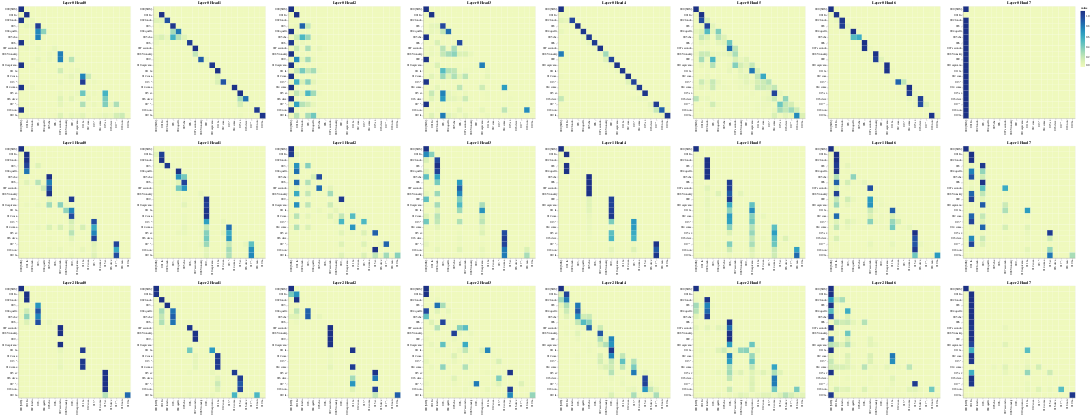

Write notebook code for a chart like this one.
### Code cell
# Encoder Self-Attention
get_all_attention_maps("decoder", layers, heads, decoder_input_tokens, decoder_input_tokens, min(20, sentence_len))

### Figure 1 — Vega-Lite specification as saved in the notebook (floating-point values rounded to 4 significant figures; data arrays with more than 128 entries replaced by an {"elided": "..."} marker saying what was removed)
{"config": {"view": {"continuousWidth": 300, "continuousHeight": 300}}, "vconcat": [{"hconcat": [{"data": {"name": "data-8b9eb28a1371acea680a143a288de6ce"}, "mark": {"type": "rect"}, "encoding": {"color": {"field": "value", "type": "quantitative"}, "tooltip": [{"field": "row", "type": "quantitative"}, {"field": "column", "type": "quantitative"}, {"field": "value", "type": "quantitative"}, {"field": "row_token", "type": "nominal"}, {"field": "col_token", "type": "nominal"}], "x": {"axis": {"title": ""}, "field": "col_token", "type": "nominal"}, "y": {"axis": {"title": ""}, "field": "row_token", "type": "nominal"}}, "height": 400, "name": "view_25", "title": "Layer 0 Head 0", "width": 400}, {"data": {"name": "data-b79a790d8bd96023bb0d88f14955ed53"}, "mark": {"type": "rect"}, "encoding": {"color": {"field": "value", "type": "quantitative"}, "tooltip": [{"field": "row", "type": "quantitative"}, {"field": "column", "type": "quantitative"}, {"field": "value", "type": "quantitative"}, {"field": "row_token", "type": "nominal"}, {"field": "col_token", "type": "nominal"}], "x": {"axis": {"title": ""}, "field": "col_token", "type": "nominal"}, "y": {"axis": {"title": ""}, "field": "row_token", "type": "nominal"}}, "height": 400, "name": "view_26", "title": "Layer 0 Head 1", "width": 400}, {"data": {"name": "data-504e9f10a90d4b0e206a319083d1b59c"}, "mark": {"type": "rect"}, "encoding": {"color": {"field": "value", "type": "quantitative"}, "tooltip": [{"field": "row", "type": "quantitative"}, {"field": "column", "type": "quantitative"}, {"field": "value", "type": "quantitative"}, {"field": "row_token", "type": "nominal"}, {"field": "col_token", "type": "nominal"}], "x": {"axis": {"title": ""}, "field": "col_token", "type": "nominal"}, "y": {"axis": {"title": ""}, "field": "row_token", "type": "nominal"}}, "height": 400, "name": "view_27", "title": "Layer 0 Head 2", "width": 400}, {"data": {"name": "data-4acb775b706ca4dd2840704293a01010"}, "mark": {"type": "rect"}, "encoding": {"color": {"field": "value", "type": "quantitative"}, "tooltip": [{"field": "row", "type": "quantitative"}, {"field": "column", "type": "quantitative"}, {"field": "value", "type": "quantitative"}, {"field": "row_token", "type": "nominal"}, {"field": "col_token", "type": "nominal"}], "x": {"axis": {"title": ""}, "field": "col_token", "type": "nominal"}, "y": {"axis": {"title": ""}, "field": "row_token", "type": "nominal"}}, "height": 400, "name": "view_28", "title": "Layer 0 Head 3", "width": 400}, {"data": {"name": "data-1ba48c96a486f4a57a1c5c15579bbc6f"}, "mark": {"type": "rect"}, "encoding": {"color": {"field": "value", "type": "quantitative"}, "tooltip": [{"field": "row", "type": "quantitative"}, {"field": "column", "type": "quantitative"}, {"field": "value", "type": "quantitative"}, {"field": "row_token", "type": "nominal"}, {"field": "col_token", "type": "nominal"}], "x": {"axis": {"title": ""}, "field": "col_token", "type": "nominal"}, "y": {"axis": {"title": ""}, "field": "row_token", "type": "nominal"}}, "height": 400, "name": "view_29", "title": "Layer 0 Head 4", "width": 400}, {"data": {"name": "data-e1ad92b75c329a8944054e5da66c3ef4"}, "mark": {"type": "rect"}, "encoding": {"color": {"field": "value", "type": "quantitative"}, "tooltip": [{"field": "row", "type": "quantitative"}, {"field": "column", "type": "quantitative"}, {"field": "value", "type": "quantitative"}, {"field": "row_token", "type": "nominal"}, {"field": "col_token", "type": "nominal"}], "x": {"axis": {"title": ""}, "field": "col_token", "type": "nominal"}, "y": {"axis": {"title": ""}, "field": "row_token", "type": "nominal"}}, "height": 400, "name": "view_30", "title": "Layer 0 Head 5", "width": 400}, {"data": {"name": "data-b6ebcad0d4179f76a26ff8a57605dcee"}, "mark": {"type": "rect"}, "encoding": {"color": {"field": "value", "type": "quantitative"}, "tooltip": [{"field": "row", "type": "quantitative"}, {"field": "column", "type": "quantitative"}, {"field": "value", "type": "quantitative"}, {"field": "row_token", "type": "nominal"}, {"field": "col_token", "type": "nominal"}], "x": {"axis": {"title": ""}, "field": "col_token", "type": "nominal"}, "y": {"axis": {"title": ""}, "field": "row_token", "type": "nominal"}}, "height": 400, "name": "view_31", "title": "Layer 0 Head 6", "width": 400}, {"data": {"name": "data-a709fe58b890e102b7492afcbc243dba"}, "mark": {"type": "rect"}, "encoding": {"color": {"field": "value", "type": "quantitative"}, "tooltip": [{"field": "row", "type": "quantitative"}, {"field": "column", "type": "quantitative"}, {"field": "value", "type": "quantitative"}, {"field": "row_token", "type": "nominal"}, {"field": "col_token", "type": "nominal"}], "x": {"axis": {"title": ""}, "field": "col_token", "type": "nominal"}, "y": {"axis": {"title": ""}, "field": "row_token", "type": "nominal"}}, "height": 400, "name": "view_32", "title": "Layer 0 Head 7", "width": 400}]}, {"hconcat": [{"data": {"name": "data-eca902eb15c9164304a461cec94add87"}, "mark": {"type": "rect"}, "encoding": {"color": {"field": "value", "type": "quantitative"}, "tooltip": [{"field": "row", "type": "quantitative"}, {"field": "column", "type": "quantitative"}, {"field": "value", "type": "quantitative"}, {"field": "row_token", "type": "nominal"}, {"field": "col_token", "type": "nominal"}], "x": {"axis": {"title": ""}, "field": "col_token", "type": "nominal"}, "y": {"axis": {"title": ""}, "field": "row_token", "type": "nominal"}}, "height": 400, "name": "view_33", "title": "Layer 1 Head 0", "width": 400}, {"data": {"name": "data-c47586b3b4a6c8d67db9db66d62089ec"}, "mark": {"type": "rect"}, "encoding": {"color": {"field": "value", "type": "quantitative"}, "tooltip": [{"field": "row", "type": "quantitative"}, {"field": "column", "type": "quantitative"}, {"field": "value", "type": "quantitative"}, {"field": "row_token", "type": "nominal"}, {"field": "col_token", "type": "nominal"}], "x": {"axis": {"title": ""}, "field": "col_token", "type": "nominal"}, "y": {"axis": {"title": ""}, "field": "row_token", "type": "nominal"}}, "height": 400, "name": "view_34", "title": "Layer 1 Head 1", "width": 400}, {"data": {"name": "data-db7d1b43f2f1da9b9a26ea1207899645"}, "mark": {"type": "rect"}, "encoding": {"color": {"field": "value", "type": "quantitative"}, "tooltip": [{"field": "row", "type": "quantitative"}, {"field": "column", "type": "quantitative"}, {"field": "value", "type": "quantitative"}, {"field": "row_token", "type": "nominal"}, {"field": "col_token", "type": "nominal"}], "x": {"axis": {"title": ""}, "field": "col_token", "type": "nominal"}, "y": {"axis": {"title": ""}, "field": "row_token", "type": "nominal"}}, "height": 400, "name": "view_35", "title": "Layer 1 Head 2", "width": 400}, {"data": {"name": "data-9ef6bab2ee78b4f6ff77f6ef819671c8"}, "mark": {"type": "rect"}, "encoding": {"color": {"field": "value", "type": "quantitative"}, "tooltip": [{"field": "row", "type": "quantitative"}, {"field": "column", "type": "quantitative"}, {"field": "value", "type": "quantitative"}, {"field": "row_token", "type": "nominal"}, {"field": "col_token", "type": "nominal"}], "x": {"axis": {"title": ""}, "field": "col_token", "type": "nominal"}, "y": {"axis": {"title": ""}, "field": "row_token", "type": "nominal"}}, "height": 400, "name": "view_36", "title": "Layer 1 Head 3", "width": 400}, {"data": {"name": "data-8a54c18fde555f951a3f25d911e7a83f"}, "mark": {"type": "rect"}, "encoding": {"color": {"field": "value", "type": "quantitative"}, "tooltip": [{"field": "row", "type": "quantitative"}, {"field": "column", "type": "quantitative"}, {"field": "value", "type": "quantitative"}, {"field": "row_token", "type": "nominal"}, {"field": "col_token", "type": "nominal"}], "x": {"axis": {"title": ""}, "field": "col_token", "type": "nominal"}, "y": {"axis": {"title": ""}, "field": "row_token", "type": "nominal"}}, "height": 400, "name": "view_37", "title": "Layer 1 Head 4", "width": 400}, {"data": {"name": "data-7b95ee59b33112fa3a6be2e3195bb4d5"}, "mark": {"type": "rect"}, "encoding": {"color": {"field": "value", "type": "quantitative"}, "tooltip": [{"field": "row", "type": "quantitative"}, {"field": "column", "type": "quantitative"}, {"field": "value", "type": "quantitative"}, {"field": "row_token", "type": "nominal"}, {"field": "col_token", "type": "nominal"}], "x": {"axis": {"title": ""}, "field": "col_token", "type": "nominal"}, "y": {"axis": {"title": ""}, "field": "row_token", "type": "nominal"}}, "height": 400, "name": "view_38", "title": "Layer 1 Head 5", "width": 400}, {"data": {"name": "data-db7ea63591a6232aa3fd0f4a9a6467b7"}, "mark": {"type": "rect"}, "encoding": {"color": {"field": "value", "type": "quantitative"}, "tooltip": [{"field": "row", "type": "quantitative"}, {"field": "column", "type": "quantitative"}, {"field": "value", "type": "quantitative"}, {"field": "row_token", "type": "nominal"}, {"field": "col_token", "type": "nominal"}], "x": {"axis": {"title": ""}, "field": "col_token", "type": "nominal"}, "y": {"axis": {"title": ""}, "field": "row_token", "type": "nominal"}}, "height": 400, "name": "view_39", "title": "Layer 1 Head 6", "width": 400}, {"data": {"name": "data-82bdd7db35dc0b1807b28b153b9062ef"}, "mark": {"type": "rect"}, "encoding": {"color": {"field": "value", "type": "quantitative"}, "tooltip": [{"field": "row", "type": "quantitative"}, {"field": "column", "type": "quantitative"}, {"field": "value", "type": "quantitative"}, {"field": "row_token", "type": "nominal"}, {"field": "col_token", "type": "nominal"}], "x": {"axis": {"title": ""}, "field": "col_token", "type": "nominal"}, "y": {"axis": {"title": ""}, "field": "row_token", "type": "nominal"}}, "height": 400, "name": "view_40", "title": "Layer 1 Head 7", "width": 400}]}, {"hconcat": [{"data": {"name": "data-7aacbe3bd16007999f428a3729fbb853"}, "mark": {"type": "rect"}, "encoding": {"color": {"field": "value", "type": "quantitative"}, "tooltip": [{"field": "row", "type": "quantitative"}, {"field": "column", "type": "quantitative"}, {"field": "value", "type": "quantitative"}, {"field": "row_token", "type": "nominal"}, {"field": "col_token", "type": "nominal"}], "x": {"axis": {"title": ""}, "field": "col_token", "type": "nominal"}, "y": {"axis": {"title": ""}, "field": "row_token", "type": "nominal"}}, "height": 400, "name": "view_41", "title": "Layer 2 Head 0", "width": 400}, {"data": {"name": "data-aa3d8ea4b9ffc7a5750b7f3a1c0fd344"}, "mark": {"type": "rect"}, "encoding": {"color": {"field": "value", "type": "quantitative"}, "tooltip": [{"field": "row", "type": "quantitative"}, {"field": "column", "type": "quantitative"}, {"field": "value", "type": "quantitative"}, {"field": "row_token", "type": "nominal"}, {"field": "col_token", "type": "nominal"}], "x": {"axis": {"title": ""}, "field": "col_token", "type": "nominal"}, "y": {"axis": {"title": ""}, "field": "row_token", "type": "nominal"}}, "height": 400, "name": "view_42", "title": "Layer 2 Head 1", "width": 400}, {"data": {"name": "data-4cc0ef6d8be2e95f5d468cbb52ce0d38"}, "mark": {"type": "rect"}, "encoding": {"color": {"field": "value", "type": "quantitative"}, "tooltip": [{"field": "row", "type": "quantitative"}, {"field": "column", "type": "quantitative"}, {"field": "value", "type": "quantitative"}, {"field": "row_token", "type": "nominal"}, {"field": "col_token", "type": "nominal"}], "x": {"axis": {"title": ""}, "field": "col_token", "type": "nominal"}, "y": {"axis": {"title": ""}, "field": "row_token", "type": "nominal"}}, "height": 400, "name": "view_43", "title": "Layer 2 Head 2", "width": 400}, {"data": {"name": "data-6a5aca979dc4441db836117afd4107df"}, "mark": {"type": "rect"}, "encoding": {"color": {"field": "value", "type": "quantitative"}, "tooltip": [{"field": "row", "type": "quantitative"}, {"field": "column", "type": "quantitative"}, {"field": "value", "type": "quantitative"}, {"field": "row_token", "type": "nominal"}, {"field": "col_token", "type": "nominal"}], "x": {"axis": {"title": ""}, "field": "col_token", "type": "nominal"}, "y": {"axis": {"title": ""}, "field": "row_token", "type": "nominal"}}, "height": 400, "name": "view_44", "title": "Layer 2 Head 3", "width": 400}, {"data": {"name": "data-97d90f3947a585d5c7c63fdeb833fbef"}, "mark": {"type": "rect"}, "encoding": {"color": {"field": "value", "type": "quantitative"}, "tooltip": [{"field": "row", "type": "quantitative"}, {"field": "column", "type": "quantitative"}, {"field": "value", "type": "quantitative"}, {"field": "row_token", "type": "nominal"}, {"field": "col_token", "type": "nominal"}], "x": {"axis": {"title": ""}, "field": "col_token", "type": "nominal"}, "y": {"axis": {"title": ""}, "field": "row_token", "type": "nominal"}}, "height": 400, "name": "view_45", "title": "Layer 2 Head 4", "width": 400}, {"data": {"name": "data-0dff9657be0466c70b1719d4c10d4b47"}, "mark": {"type": "rect"}, "encoding": {"color": {"field": "value", "type": "quantitative"}, "tooltip": [{"field": "row", "type": "quantitative"}, {"field": "column", "type": "quantitative"}, {"field": "value", "type": "quantitative"}, {"field": "row_token", "type": "nominal"}, {"field": "col_token", "type": "nominal"}], "x": {"axis": {"title": ""}, "field": "col_token", "type": "nominal"}, "y": {"axis": {"title": ""}, "field": "row_token", "type": "nominal"}}, "height": 400, "name": "view_46", "title": "Layer 2 Head 5", "width": 400}, {"data": {"name": "data-b2ed1929c5847c98dd0706f15a4ca8e3"}, "mark": {"type": "rect"}, "encoding": {"color": {"field": "value", "type": "quantitative"}, "tooltip": [{"field": "row", "type": "quantitative"}, {"field": "column", "type": "quantitative"}, {"field": "value", "type": "quantitative"}, {"field": "row_token", "type": "nominal"}, {"field": "col_token", "type": "nominal"}], "x": {"axis": {"title": ""}, "field": "col_token", "type": "nominal"}, "y": {"axis": {"title": ""}, "field": "row_token", "type": "nominal"}}, "height": 400, "name": "view_47", "title": "Layer 2 Head 6", "width": 400}, {"data": {"name": "data-e5d5f5a7c1c89494af8d62f10828b08e"}, "mark": {"type": "rect"}, "encoding": {"color": {"field": "value", "type": "quantitative"}, "tooltip": [{"field": "row", "type": "quantitative"}, {"field": "column", "type": "quantitative"}, {"field": "value", "type": "quantitative"}, {"field": "row_token", "type": "nominal"}, {"field": "col_token", "type": "nominal"}], "x": {"axis": {"title": ""}, "field": "col_token", "type": "nominal"}, "y": {"axis": {"title": ""}, "field": "row_token", "type": "nominal"}}, "height": 400, "name": "view_48", "title": "Layer 2 Head 7", "width": 400}]}], "params": [{"name": "param_25", "select": {"type": "interval", "encodings": ["x", "y"]}, "bind": "scales", "views": ["view_25"]}, {"name": "param_26", "select": {"type": "interval", "encodings": ["x", "y"]}, "bind": "scales", "views": ["view_26"]}, {"name": "param_27", "select": {"type": "interval", "encodings": ["x", "y"]}, "bind": "scales", "views": ["view_27"]}, {"name": "param_28", "select": {"type": "interval", "encodings": ["x", "y"]}, "bind": "scales", "views": ["view_28"]}, {"name": "param_29", "select": {"type": "interval", "encodings": ["x", "y"]}, "bind": "scales", "views": ["view_29"]}, {"name": "param_30", "select": {"type": "interval", "encodings": ["x", "y"]}, "bind": "scales", "views": ["view_30"]}, {"name": "param_31", "select": {"type": "interval", "encodings": ["x", "y"]}, "bind": "scales", "views": ["view_31"]}, {"name": "param_32", "select": {"type": "interval", "encodings": ["x", "y"]}, "bind": "scales", "views": ["view_32"]}, {"name": "param_33", "select": {"type": "interval", "encodings": ["x", "y"]}, "bind": "scales", "views": ["view_33"]}, {"name": "param_34", "select": {"type": "interval", "encodings": ["x", "y"]}, "bind": "scales", "views": ["view_34"]}, {"name": "param_35", "select": {"type": "interval", "encodings": ["x", "y"]}, "bind": "scales", "views": ["view_35"]}, {"name": "param_36", "select": {"type": "interval", "encodings": ["x", "y"]}, "bind": "scales", "views": ["view_36"]}, {"name": "param_37", "select": {"type": "interval", "encodings": ["x", "y"]}, "bind": "scales", "views": ["view_37"]}, {"name": "param_38", "select": {"type": "interval", "encodings": ["x", "y"]}, "bind": "scales", "views": ["view_38"]}, {"name": "param_39", "select": {"type": "interval", "encodings": ["x", "y"]}, "bind": "scales", "views": ["view_39"]}, {"name": "param_40", "select": {"type": "interval", "encodings": ["x", "y"]}, "bind": "scales", "views": ["view_40"]}, {"name": "param_41", "select": {"type": "interval", "encodings": ["x", "y"]}, "bind": "scales", "views": ["view_41"]}, {"name": "param_42", "select": {"type": "interval", "encodings": ["x", "y"]}, "bind": "scales", "views": ["view_42"]}, {"name": "param_43", "select": {"type": "interval", "encodings": ["x", "y"]}, "bind": "scales", "views": ["view_43"]}, {"name": "param_44", "select": {"type": "interval", "encodings": ["x", "y"]}, "bind": "scales", "views": ["view_44"]}, {"name": "param_45", "select": {"type": "interval", "encodings": ["x", "y"]}, "bind": "scales", "views": ["view_45"]}, {"name": "param_46", "select": {"type": "interval", "encodings": ["x", "y"]}, "bind": "scales", "views": ["view_46"]}, {"name": "param_47", "select": {"type": "interval", "encodings": ["x", "y"]}, "bind": "scales", "views": ["view_47"]}, {"name": "param_48", "select": {"type": "interval", "encodings": ["x", "y"]}, "bind": "scales", "views": ["view_48"]}], "$schema": "https://vega.github.io/schema/vega-lite/v5.17.0.json", "datasets": {"data-8b9eb28a1371acea680a143a288de6ce": {"elided": "400 records"}, "data-b79a790d8bd96023bb0d88f14955ed53": {"elided": "400 records"}, "data-504e9f10a90d4b0e206a319083d1b59c": {"elided": "400 records"}, "data-4acb775b706ca4dd2840704293a01010": {"elided": "400 records"}, "data-1ba48c96a486f4a57a1c5c15579bbc6f": {"elided": "400 records"}, "data-e1ad92b75c329a8944054e5da66c3ef4": {"elided": "400 records"}, "data-b6ebcad0d4179f76a26ff8a57605dcee": {"elided": "400 records"}, "data-a709fe58b890e102b7492afcbc243dba": {"elided": "400 records"}, "data-eca902eb15c9164304a461cec94add87": {"elided": "400 records"}, "data-c47586b3b4a6c8d67db9db66d62089ec": {"elided": "400 records"}, "data-db7d1b43f2f1da9b9a26ea1207899645": {"elided": "400 records"}, "data-9ef6bab2ee78b4f6ff77f6ef819671c8": {"elided": "400 records"}, "data-8a54c18fde555f951a3f25d911e7a83f": {"elided": "400 records"}, "data-7b95ee59b33112fa3a6be2e3195bb4d5": {"elided": "400 records"}, "data-db7ea63591a6232aa3fd0f4a9a6467b7": {"elided": "400 records"}, "data-82bdd7db35dc0b1807b28b153b9062ef": {"elided": "400 records"}, "data-7aacbe3bd16007999f428a3729fbb853": {"elided": "400 records"}, "data-aa3d8ea4b9ffc7a5750b7f3a1c0fd344": {"elided": "400 records"}, "data-4cc0ef6d8be2e95f5d468cbb52ce0d38": {"elided": "400 records"}, "data-6a5aca979dc4441db836117afd4107df": {"elided": "400 records"}, "data-97d90f3947a585d5c7c63fdeb833fbef": {"elided": "400 records"}, "data-0dff9657be0466c70b1719d4c10d4b47": {"elided": "400 records"}, "data-b2ed1929c5847c98dd0706f15a4ca8e3": {"elided": "400 records"}, "data-e5d5f5a7c1c89494af8d62f10828b08e": {"elided": "400 records"}}}
